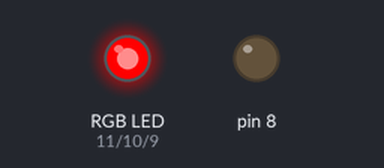
This sketch was run on a simulated Arduino Uno, built with avr-gcc and run on an emulated ATmega328P. Shown: an RGB LED mixed from three pins (HIGH = lit), output pins drawn as LEDs (lit = HIGH). Dim RGB values are drawn brighter than linear.

Above: at 0.15 s.
At 2.05 s:
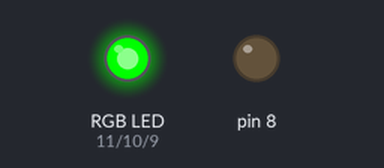
At 4.05 s:
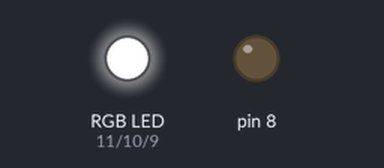
At 6.05 s:
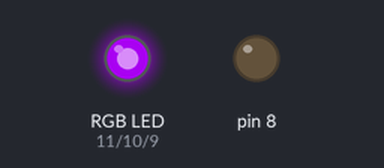
At 8.05 s:
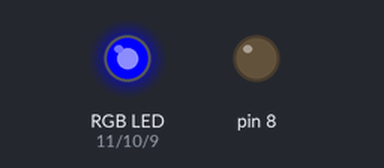
At 15.95 s:
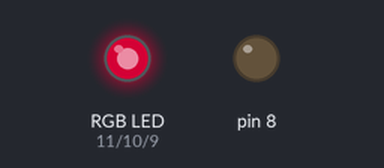
Timing chart, 0 to 20.9 s (numbered marks = the images above):
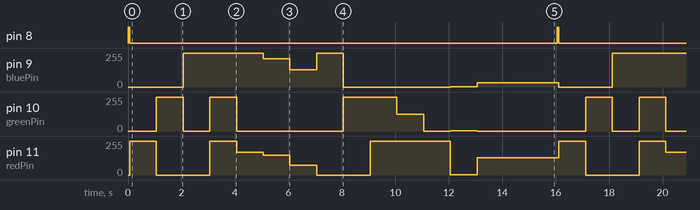

Measured:
- by itself, pin 8: alternates HIGH for 0.06 s and LOW for 16.0 s
- by itself, pin 9 (bluePin): repeats every 16.1 s: 211/255 1.0 s, 130/255 1.0 s, 255/255 1.0 s, 0/255 4.0 s, 1/255 1.0 s, 32/255 3.1 s, 0/255 2.0 s, 255/255 3.0 s
- by itself, pin 10 (greenPin): repeats every 16.1 s: 0/255 1.0 s, 255/255 1.0 s, 0/255 4.0 s, 255/255 2.0 s, 127/255 1.0 s, 0/255 1.0 s, 1/255 1.0 s, 0/255 4.1 s, 255/255 1.0 s

The sketch:

RGB_LED_Test.ino
```cpp
int redPin = 11;
int greenPin = 10;
int bluePin = 9;

void setup() {
  // put your setup code here, to run once:
  pinMode(redPin, OUTPUT);
  pinMode(greenPin, OUTPUT);
  pinMode(bluePin, OUTPUT);
  pinMode(8, OUTPUT);
}

void loop() {
  // put your main code here, to run repeatedly:
  digitalWrite(8, HIGH);
  delay(60);
  digitalWrite(8, LOW);
  setColor(255, 0, 0); // Red Color
  delay(1000);
  setColor(0, 255, 0); // Green Color
  delay(1000);
  setColor(0, 0, 255); // Blue Color
  delay(1000);
  setColor(255, 255, 255); // White Color
  delay(1000);
  setColor(170, 0, 255); // Purple Color
  delay(1000);
  setColor(148, 0, 211);
  delay(1000);
  setColor(75, 0, 130);
  delay(1000);
  setColor(0, 0, 255);
  delay(1000);
  setColor(0, 255, 0);
  delay(1000);
  setColor(255, 255, 0);
  delay(1000);
  setColor(255, 127, 0);
  delay(1000);
  setColor(255, 0, 0);
  delay(1000);
  setColor(1, 1, 1);
  delay(1000);
  setColor(128, 0, 32);
  delay(3000);
}

void setColor(int redValue, int greenValue, int blueValue) {
  analogWrite(redPin, redValue);
  analogWrite(greenPin, greenValue);
  analogWrite(bluePin, blueValue);
}
```
